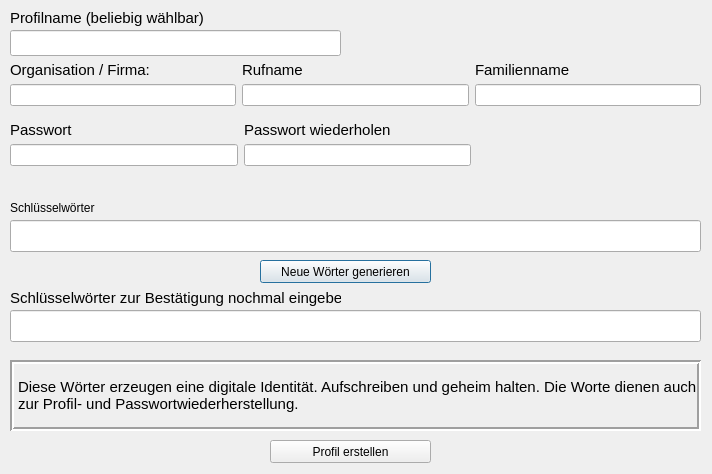
<?xml version="1.0" encoding="UTF-8"?>
<ui version="4.0">
 <class>DialogGenerateProfile</class>
 <widget class="QDialog" name="DialogGenerateProfile">
  <property name="geometry">
   <rect>
    <x>0</x>
    <y>0</y>
    <width>712</width>
    <height>474</height>
   </rect>
  </property>
  <property name="windowTitle">
   <string>Profil generieren</string>
  </property>
  <widget class="QPushButton" name="btn_new_seed_words">
   <property name="geometry">
    <rect>
     <x>260</x>
     <y>260</y>
     <width>171</width>
     <height>23</height>
    </rect>
   </property>
   <property name="text">
    <string>Neue Wörter generieren</string>
   </property>
  </widget>
  <widget class="QLabel" name="label">
   <property name="geometry">
    <rect>
     <x>10</x>
     <y>200</y>
     <width>321</width>
     <height>16</height>
    </rect>
   </property>
   <property name="text">
    <string>Schlüsselwörter</string>
   </property>
  </widget>
  <widget class="QLabel" name="label_2">
   <property name="geometry">
    <rect>
     <x>10</x>
     <y>290</y>
     <width>331</width>
     <height>16</height>
    </rect>
   </property>
   <property name="font">
    <font>
     <pointsize>11</pointsize>
    </font>
   </property>
   <property name="text">
    <string>Schlüsselwörter zur Bestätigung nochmal eingeben</string>
   </property>
  </widget>
  <widget class="QPushButton" name="btn_create_profile">
   <property name="geometry">
    <rect>
     <x>270</x>
     <y>440</y>
     <width>161</width>
     <height>23</height>
    </rect>
   </property>
   <property name="text">
    <string>Profil erstellen</string>
   </property>
  </widget>
  <widget class="QLineEdit" name="lineEdit_profile_name">
   <property name="geometry">
    <rect>
     <x>10</x>
     <y>30</y>
     <width>331</width>
     <height>26</height>
    </rect>
   </property>
  </widget>
  <widget class="QLabel" name="label_3">
   <property name="geometry">
    <rect>
     <x>10</x>
     <y>10</y>
     <width>331</width>
     <height>16</height>
    </rect>
   </property>
   <property name="font">
    <font>
     <pointsize>11</pointsize>
    </font>
   </property>
   <property name="text">
    <string>Profilname (beliebig wählbar)</string>
   </property>
  </widget>
  <widget class="QLabel" name="label_info">
   <property name="geometry">
    <rect>
     <x>10</x>
     <y>360</y>
     <width>691</width>
     <height>71</height>
    </rect>
   </property>
   <property name="font">
    <font>
     <pointsize>11</pointsize>
    </font>
   </property>
   <property name="autoFillBackground">
    <bool>false</bool>
   </property>
   <property name="frameShape">
    <enum>QFrame::Box</enum>
   </property>
   <property name="frameShadow">
    <enum>QFrame::Sunken</enum>
   </property>
   <property name="lineWidth">
    <number>2</number>
   </property>
   <property name="text">
    <string>Diese Wörter erzeugen eine digitale Identität. Aufschreiben und geheim halten. Die Worte dienen auch zur Profil- und Passwortwiederherstellung.</string>
   </property>
   <property name="wordWrap">
    <bool>true</bool>
   </property>
  </widget>
  <widget class="QWidget" name="layoutWidget">
   <property name="geometry">
    <rect>
     <x>10</x>
     <y>80</y>
     <width>691</width>
     <height>30</height>
    </rect>
   </property>
   <layout class="QHBoxLayout" name="horizontalLayout">
    <item>
     <widget class="QLineEdit" name="lineEdit_organization">
      <property name="text">
       <string/>
      </property>
     </widget>
    </item>
    <item>
     <widget class="QLineEdit" name="lineEdit_first_name"/>
    </item>
    <item>
     <widget class="QLineEdit" name="lineEdit_last_name"/>
    </item>
   </layout>
  </widget>
  <widget class="QWidget" name="layoutWidget">
   <property name="geometry">
    <rect>
     <x>10</x>
     <y>60</y>
     <width>691</width>
     <height>20</height>
    </rect>
   </property>
   <layout class="QHBoxLayout" name="horizontalLayout_2">
    <item>
     <widget class="QLabel" name="label_6">
      <property name="font">
       <font>
        <pointsize>11</pointsize>
       </font>
      </property>
      <property name="text">
       <string>Organisation / Firma:</string>
      </property>
     </widget>
    </item>
    <item>
     <widget class="QLabel" name="label_4">
      <property name="font">
       <font>
        <pointsize>11</pointsize>
       </font>
      </property>
      <property name="text">
       <string>Rufname</string>
      </property>
     </widget>
    </item>
    <item>
     <widget class="QLabel" name="label_5">
      <property name="font">
       <font>
        <pointsize>11</pointsize>
       </font>
      </property>
      <property name="text">
       <string>Familienname</string>
      </property>
     </widget>
    </item>
   </layout>
  </widget>
  <widget class="QWidget" name="layoutWidget">
   <property name="geometry">
    <rect>
     <x>10</x>
     <y>140</y>
     <width>461</width>
     <height>30</height>
    </rect>
   </property>
   <layout class="QHBoxLayout" name="horizontalLayout_3">
    <item>
     <widget class="QLineEdit" name="lineEdit_password">
      <property name="text">
       <string/>
      </property>
      <property name="echoMode">
       <enum>QLineEdit::Password</enum>
      </property>
      <property name="clearButtonEnabled">
       <bool>false</bool>
      </property>
     </widget>
    </item>
    <item>
     <widget class="QLineEdit" name="lineEdit_password_confirmed">
      <property name="autoFillBackground">
       <bool>false</bool>
      </property>
      <property name="text">
       <string/>
      </property>
      <property name="echoMode">
       <enum>QLineEdit::Password</enum>
      </property>
     </widget>
    </item>
   </layout>
  </widget>
  <widget class="QWidget" name="layoutWidget">
   <property name="geometry">
    <rect>
     <x>10</x>
     <y>120</y>
     <width>461</width>
     <height>19</height>
    </rect>
   </property>
   <layout class="QHBoxLayout" name="horizontalLayout_4">
    <item>
     <widget class="QLabel" name="label_7">
      <property name="font">
       <font>
        <pointsize>11</pointsize>
       </font>
      </property>
      <property name="text">
       <string>Passwort</string>
      </property>
     </widget>
    </item>
    <item>
     <widget class="QLabel" name="label_8">
      <property name="font">
       <font>
        <pointsize>11</pointsize>
       </font>
      </property>
      <property name="text">
       <string>Passwort wiederholen</string>
      </property>
     </widget>
    </item>
   </layout>
  </widget>
  <widget class="QLineEdit" name="lineEdit_new_seed">
   <property name="geometry">
    <rect>
     <x>10</x>
     <y>220</y>
     <width>691</width>
     <height>32</height>
    </rect>
   </property>
   <property name="font">
    <font>
     <pointsize>11</pointsize>
    </font>
   </property>
   <property name="readOnly">
    <bool>true</bool>
   </property>
  </widget>
  <widget class="QLineEdit" name="lineEdit_new_seed_confirmed">
   <property name="geometry">
    <rect>
     <x>10</x>
     <y>310</y>
     <width>691</width>
     <height>32</height>
    </rect>
   </property>
   <property name="font">
    <font>
     <pointsize>11</pointsize>
    </font>
   </property>
   <property name="readOnly">
    <bool>false</bool>
   </property>
  </widget>
 </widget>
 <resources/>
 <connections/>
</ui>
